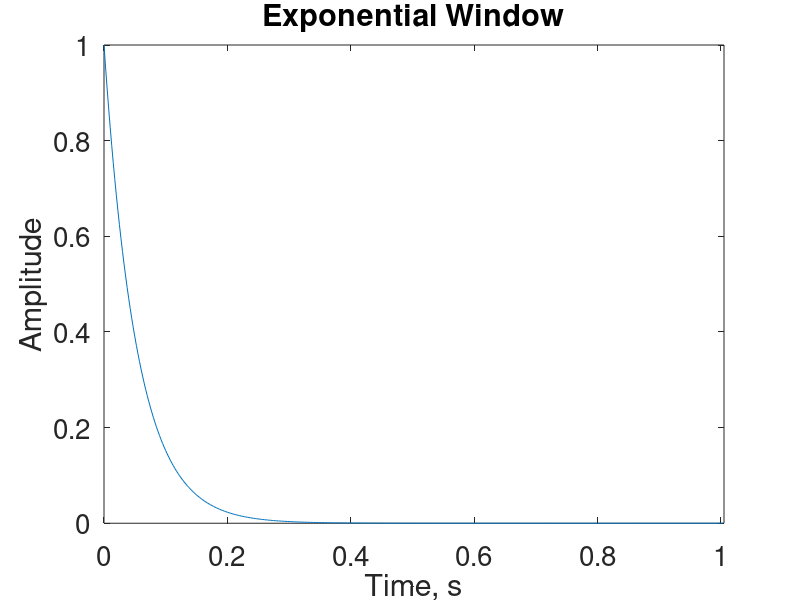
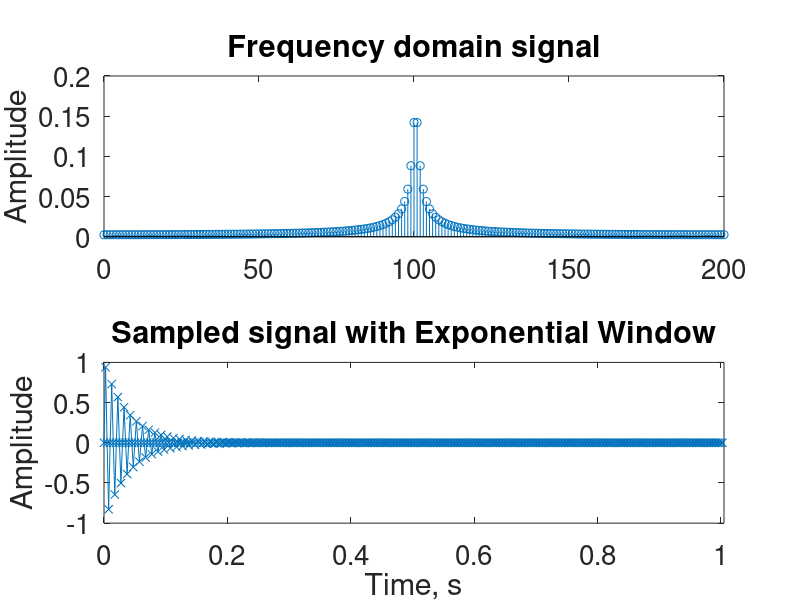
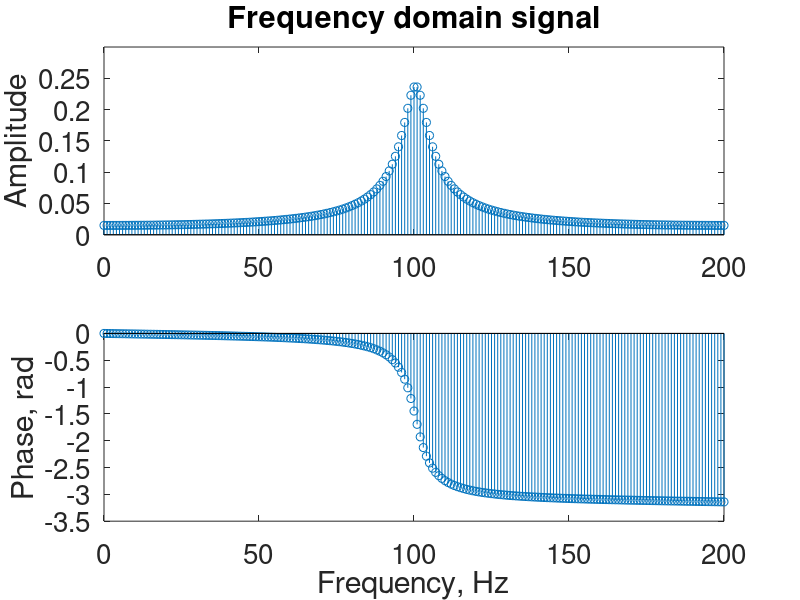

Source code (MATLAB) for these figures, in order:
clear 
clc
close all

% Signal caracteristics
amp = 1;   % signal amplitude [-]
frq = 100; % signal frequency [Hz]
phi = 0; 
f1 = @(t) amp*sin(2*pi*frq*t-phi);


%% 1
% Sampling parameters
Fs = 400 ; % Sampling frequency [Hz]
Dt = 1/Fs; % Sampling period [s]
T = 1.0;   % Sampling duration [s]
Lf = T/Dt; % Number of sampling points
Df = Fs/Lf;% Frequency increment [Hz]
t = (0:Lf-1)*Dt; % Time vector

% Plot sampling points
nfig=1;
plot(t, f1(t),"-x")
    title("Sampled signal");
    ylabel("Amplitude");
    xlabel("Time, s");
    ylim([-1.5 1.5]);
    set(gca,"Fontsize", 20);

% FFT
F1 = fft(f1(t))/Lf;           % scale for number of sampling points
f  = linspace(0,Fs/2,Lf/2+1); % frequency vector, cut mirrored part, up to Nyquist freq
F1 = 2*F1(1:length(f));       % double the power of spectrum

% RMS
rms1 = sqrt(sum(abs(F1).^2)/2);

% Plot Spectrum
nfig=nfig+1;
figure(nfig);
subplot(2,1,1)
    stem(f, abs(F1(1:length(f))));
    title("Frequency domain signal");
    ylabel("Amplitude");
    ylim([0 2]);
    set(gca,"Fontsize", 20);
subplot(2,1,2)
    stem(f, angle(F1(1:length(f))));
    ylabel("Phase, rad");
    xlabel("Frequency, Hz");
    set(gca,"Fontsize", 20);

    
%%%%%%%%%%%%%%%%%%%%%%%%%%%%%%%%%%%%%%%%%%%%%%%%%%%%%%%%%%%%%%%%%%%%%%%%%%%%%%%%%%%%%%%%%%%%%%%%%%%%%%%
%%%%%%%%%%%%%%%%%%%%%%%%%%%%%%%%%%%%%%%%%%%%%%%%%%%%%%%%%%%%%%%%%%%%%%%%%%%%%%%%%%%%%%%%%%%%%%%%%%%%%%%
%% 2
% Sampling parameters
Fs = 400 ; % Sampling frequency [Hz]
Dt = 1/Fs; % Sampling period [s]
T = 0.25;   % Sampling duration [s]
Lf = T/Dt; % Number of sampling points
Df = Fs/Lf;% Frequency increment [Hz]
t = (0:Lf-1)*Dt; % Time vector

% Plot sampling points
nfig=1;
plot(t, f1(t),"x")
    title("Sampled signal");
    ylabel("Amplitude");
    xlabel("Time, s");
    set(gca,"Fontsize", 20);

% FFT
F1 = fft(f1(t))/Lf;          % scale for number of sampling points
f  = linspace(0,Fs/2,Lf/2+1); % frequency vector, cut mirrored part, up to Nyquist freq
F1 = 2*F1(1:length(f));      % double the power of spectrum

% RMS
rms2 = sqrt(sum(abs(F1).^2)/2);

% Plot Spectrum
nfig=nfig+1;
figure(nfig);
subplot(2,1,1)
    stem(f, abs(F1(1:length(f))));
    title("Frequency domain signal");
    ylabel("Amplitude");
    ylim([0 2]);
    set(gca,"Fontsize", 20);
subplot(2,1,2)
    stem(f, angle(F1(1:length(f))));
    ylabel("Phase, rad");
    xlabel("Frequency, Hz");
    set(gca,"Fontsize", 20);

    
%%%%%%%%%%%%%%%%%%%%%%%%%%%%%%%%%%%%%%%%%%%%%%%%%%%%%%%%%%%%%%%%%%%%%%%%%%%%%%%%%%%%%%%%%%%%%%%%%%%%%%%
%%%%%%%%%%%%%%%%%%%%%%%%%%%%%%%%%%%%%%%%%%%%%%%%%%%%%%%%%%%%%%%%%%%%%%%%%%%%%%%%%%%%%%%%%%%%%%%%%%%%%%%
%% 3
% Sampling parameters
Fs = 400 ; % Sampling frequency [Hz]
Dt = 1/Fs; % Sampling period [s]
T = 0.255;   % Sampling duration [s]
Lf = T/Dt; % Number of sampling points
Df = Fs/Lf;% Frequency increment [Hz]
t = (0:Lf-1)*Dt; % Time vector

% Plot sampling points
nfig=1;
plot(t, f1(t),"x")
    title("Sampled signal");
    ylabel("Amplitude");
    xlabel("Time, s");
    set(gca,"Fontsize", 20);

% FFT
F1 = fft(f1(t))/Lf;           % scale for number of sampling points
f  = linspace(0,Fs/2,Lf/2+1); % frequency vector, cut mirrored part, up to Nyquist freq
F1 = 2*F1(1:length(f));       % double the power of spectrum

% RMS
rms3 = sqrt(sum(abs(F1).^2)/2);

% Half-power Bandwidth
[pks,locs] = findpeaks(abs(F1));  % find the peak
above_peak = (f>=f(locs));        % helps find the half-power frq from de decay after the peak
half_power_frq = interp1(abs(F1(above_peak)), f(above_peak), pks/sqrt(2)); % interpolate to find the frq
bw = 2*(half_power_frq - f(locs)); % compute the bandwidth
eta3 = bw/f(locs);                 % estimate the damping

% Plot Spectrum
nfig=nfig+1;
figure(nfig);
subplot(2,1,1)
    stem(f, abs(F1));
    title("Frequency domain signal");
    ylabel("Amplitude");
    ylim([0 1]);
    set(gca,"Fontsize", 20);
subplot(2,1,2)
    stem(f, angle(F1(1:length(f))));
    ylabel("Phase, rad");
    xlabel("Frequency, Hz");
    set(gca,"Fontsize", 20);
    
    
%%%%%%%%%%%%%%%%%%%%%%%%%%%%%%%%%%%%%%%%%%%%%%%%%%%%%%%%%%%%%%%%%%%%%%%%%%%%%%%%%%%%%%%%%%%%%%%%%%%%%%%
%%%%%%%%%%%%%%%%%%%%%%%%%%%%%%%%%%%%%%%%%%%%%%%%%%%%%%%%%%%%%%%%%%%%%%%%%%%%%%%%%%%%%%%%%%%%%%%%%%%%%%%
%% 4
% Sampling parameters
Fs = 400 ; % Sampling frequency [Hz]
Dt = 1/Fs; % Sampling period [s]
T = 0.25;   % Sampling duration [s]
Lf = T/Dt; % Number of sampling points
Df = Fs/Lf;% Frequency increment [Hz]
t = (0:Lf-1)*Dt; % Time vector

% Zero-padding
signal = [f1(t) zeros(1, 300)];
Lf = length(signal); % Number of sampling points
t = (0:Lf-1)*Dt;     % update time vector

% Plot sampling points
nfig=1;
plot(t, signal, "-x")
    title("Sampled signal with zero-padding");
    ylabel("Amplitude");
    xlabel("Time, s");
    ylim([-1.5 1.5]);
    set(gca,"Fontsize", 20);

% FFT
F1 = fft(signal)/Lf;           % scale for number of sampling points
f  = linspace(0,Fs/2,Lf/2+1);  % frequency vector, cut mirrored part, up to Nyquist freq
F1 = 2*F1(1:length(f));        % double the power of spectrum

% RMS
rms4 = sqrt(sum(abs(F1).^2)/2);
rms4_t = rms(signal);           % calculate the rms value in the time domain

% Half-power Bandwidth
[pks,locs] = findpeaks(abs(F1), 'minpeakheight', 0.1);  % find the peak
above_peak = (f>=f(locs));         % helps find the half-power frq from de decay after the peak
half_power_frq = interp1(abs(F1(above_peak)), f(above_peak), pks/sqrt(2)); % interpolate to find the frq
bw = 2*(half_power_frq - f(locs)); % compute the bandwidth
eta4 = bw/f(locs);                 % estimate the damping

% Plot Spectrum
nfig=nfig+1;
figure(nfig);
subplot(2,1,1)
    stem(f, abs(F1(1:length(f))));
    title("Frequency domain signal");
    ylabel("Amplitude");
    set(gca,"Fontsize", 20);
subplot(2,1,2)
    stem(f, angle(F1(1:length(f))));
    ylabel("Phase, rad");
    xlabel("Frequency, Hz");
    set(gca,"Fontsize", 20);

%%%%%%%%%%%%%%%%%%%%%%%%%%%%%%%%%%%%%%%%%%%%%%%%%%%%%%%%%%%%%%%%%%%%%%%%%%%%%%%%%%%%%%%%%%%%%%%%%%%%%%%
%%%%%%%%%%%%%%%%%%%%%%%%%%%%%%%%%%%%%%%%%%%%%%%%%%%%%%%%%%%%%%%%%%%%%%%%%%%%%%%%%%%%%%%%%%%%%%%%%%%%%%%
%% 5
% Signal caracteristics
amp = 1;   % signal amplitude [-]
frq = 20; % signal frequency [Hz]
f1 = @(t) amp*sin(2*pi*frq*t);

% Sampling parameters
Fs = 400 ; % Sampling frequency [Hz]
Dt = 1/Fs; % Sampling period [s]
T = 20*0.255;   % Sampling duration [s]
Lf = T/Dt; % Number of sampling points
Df = Fs/Lf;% Frequency increment [Hz]
t = (0:Lf-1)*Dt; % Time vector

% Plot sampling points
nfig=1;
plot(t, f1(t),"-x")
    title("Sampled signal");
    ylabel("Amplitude");
    xlabel("Time, s");
    xlim([0 T]);
    ylim([-1.5 1.5]);
    set(gca,"Fontsize", 20);

% FFT
F1 = fft(f1(t))/Lf;           % scale for number of sampling points
f  = linspace(0,Fs/2,Lf/2+1); % frequency vector, cut mirrored part, up to Nyquist freq
F1 = 2*F1(1:length(f));       % double the power of spectrum

% RMS
rms5 = sqrt(sum(abs(F1).^2)/2);

% Half-power Bandwidth
[pks,locs] = findpeaks(abs(F1), 'minpeakheight', 0.1);  % find the peak
above_peak = (f>=f(locs));         % helps find the half-power frq from de decay after the peak
half_power_frq = interp1(abs(F1(above_peak)), f(above_peak), pks/sqrt(2)); % interpolate to find the frq
bw = 2*(half_power_frq - f(locs)); % compute the bandwidth
eta5 = bw/f(locs);                 % estimate the damping

% Plot Spectrum
nfig=nfig+1;
figure(nfig);
subplot(2,1,1)
    stem(f, abs(F1(1:length(f))));
    title("Frequency domain signal");
    ylabel("Amplitude");
    ylim([0 1.5]);
    set(gca,"Fontsize", 20);
subplot(2,1,2)
    stem(f, angle(F1(1:length(f))));
    ylabel("Phase, rad");
    xlabel("Frequency, Hz");
    ylim([-pi pi]);
    set(gca,"Fontsize", 20);
 
%%%%%%%%%%%%%%%%%%%%%%%%%%%%%%%%%%%%%%%%%%%%%%%%%%%%%%%%%%%%%%%%%%%%%%%%%%%%%%%%%%%%%%%%%%%%%%%%%%%%%%%
%%%%%%%%%%%%%%%%%%%%%%%%%%%%%%%%%%%%%%%%%%%%%%%%%%%%%%%%%%%%%%%%%%%%%%%%%%%%%%%%%%%%%%%%%%%%%%%%%%%%%%%
%% 6
% Signal caracteristics
amp = 1;   % signal amplitude [-]
frq = 100; % signal frequency [Hz]
f1 = @(t) amp*sin(2*pi*frq*t);

% Sampling parameters
Fs = 400 ; % Sampling frequency [Hz]
Dt = 1/Fs; % Sampling period [s]
T = 0.255;   % Sampling duration [s]
Lf = T/Dt; % Number of sampling points
Df = Fs/Lf;% Frequency increment [Hz]
t = (0:Lf-1)*Dt; % Time vector

% Hann Window
windowed = hann(Lf)'.*f1(t);

ECF6 = 1/rms(hann(Lf));  % Window Energy Correction Factor
% ECF = sqrt(8/3);         % Continuous Hann Window
ACF6 = 1/mean(hann(Lf)); % Window Amplitude Correction Factor

% Plot window shape
nfig=1;
figure(nfig);
plot(t,hann(Lf));
    title("Hann Window");
    ylabel("Amplitude");
    xlabel("Time, s");
    xlim([0 T]);
    set(gca,"Fontsize", 20);

% Plot sampling points
nfig=nfig+1;
figure(nfig);
plot(t, windowed,"-x")
    title("Sampled signal with Hann Window");
    ylabel("Amplitude");
    xlabel("Time, s");
    xlim([0 T]);
    ylim([-1.5 1.5]);
    set(gca,"Fontsize", 20);

% FFT
F1 = fft(windowed)/Lf;  % scale for number of sampling points
f  = linspace(0,Fs/2,Lf/2+1);   % frequency vector, cut mirrored part, up to Nyquist freq
F1 = 2*F1(1:length(f));         % double the power of spectrum
F1 = ECF6.*F1;             % scale for hann window

% RMS
rms6 = sqrt(sum(abs(F1).^2)/2);

% Half-power Bandwidth
[pks,locs] = findpeaks(abs(F1), 'minpeakheight', 0.1);  % find the peak
above_peak = (f>=f(locs));        % helps find the half-power frq from de decay after the peak
half_power_frq = interp1(abs(F1(above_peak)), f(above_peak), pks/sqrt(2)); % interpolate to find the frq
bw = 2*(half_power_frq - f(locs)); % compute the bandwidth
eta6 = bw/f(locs);                  % estimate the damping

% Plot Spectrum
nfig=nfig+1;
figure(nfig);
subplot(2,1,1)
    stem(f, abs(F1(1:length(f))));
    title("Frequency domain signal");
    ylabel("Amplitude");
    ylim([0 1]);
    set(gca,"Fontsize", 20);
subplot(2,1,2)
    stem(f, angle(F1(1:length(f))));
    ylabel("Phase, rad");
    xlabel("Frequency, Hz");
    ylim([-pi pi]);
    set(gca,"Fontsize", 20);
    
%%%%%%%%%%%%%%%%%%%%%%%%%%%%%%%%%%%%%%%%%%%%%%%%%%%%%%%%%%%%%%%%%%%%%%%%%%%%%%%%%%%%%%%%%%%%%%%%%%%%%%%
%%%%%%%%%%%%%%%%%%%%%%%%%%%%%%%%%%%%%%%%%%%%%%%%%%%%%%%%%%%%%%%%%%%%%%%%%%%%%%%%%%%%%%%%%%%%%%%%%%%%%%%
%% 7
% Signal caracteristics
amp = 1;   % signal amplitude [-]
frq = 100; % signal frequency [Hz]
f1 = @(t) amp*sin(2*pi*frq*t);

% Sampling parameters
Fs = 400 ; % Sampling frequency [Hz]
Dt = 1/Fs; % Sampling period [s]
T = 1.006;   % Sampling duration [s]
Lf = T/Dt; % Number of sampling points
Df = Fs/Lf;% Frequency increment [Hz]
t = (0:Lf-1)*Dt; % Time vector

% Exponential Window
zeta = 0.03;
expwin = exp(-zeta*2*pi*frq*t);
windowed = expwin.*f1(t);

ECF7 = 1/rms(expwin);  % Window Energy Correction Factor
ACF7 = 1/mean(expwin); % Window Amplitude Correction Factor

% Plot window shape
nfig=1;
figure(nfig);
plot(t,expwin);
    title("Exponential Window");
    ylabel("Amplitude");
    xlabel("Time, s");
    xlim([0 T]);
    set(gca,"Fontsize", 20);

% Plot sampling points
nfig=nfig+1;
figure(nfig);
plot(t, windowed,"-x")
    title("Sampled signal with Exponential Window");
    ylabel("Amplitude");
    xlabel("Time, s");
    xlim([0 T]);
    set(gca,"Fontsize", 20);   

% FFT
F1 = fft(windowed)/Lf;  % scale for number of sampling points
f  = linspace(0,Fs/2,Lf/2+1);   % frequency vector, cut mirrored part, up to Nyquist freq
F1 = 2*F1(1:length(f));         % double the power of spectrum
F1 = ECF7.*F1;                  % scale for window

% RMS
rms7 = sqrt(sum(abs(F1).^2)/2);

% Half-power Bandwidth
[pks,locs] = findpeaks(abs(F1), 'minpeakheight', 0.1);  % find the peak
above_peak = (f>=f(locs));         % helps find the half-power frq from de decay after the peak
half_power_frq = interp1(abs(F1(above_peak)), f(above_peak), pks/sqrt(2)); % interpolate to find the frq
bw = 2*(half_power_frq - f(locs)); % compute the bandwidth
eta7 = bw/f(locs);                 % estimate the damping

% Plot Spectrum
nfig=nfig+1;
figure(nfig);
subplot(2,1,1)
    stem(f, abs(F1(1:length(f))));
    title("Frequency domain signal");
    ylabel("Amplitude");
    ylim([0 1]);
    set(gca,"Fontsize", 20);
subplot(2,1,2)
    stem(f, angle(F1(1:length(f))));
    ylabel("Phase, rad");
    xlabel("Frequency, Hz");
    set(gca,"Fontsize", 20);

%%%%%%%%%%%%%%%%%%%%%%%%%%%%%%%%%%%%%%%%%%%%%%%%%%%%%%%%%%%%%%%%%%%%%%%%%%%%%%%%%%%%%%%%%%%%%%%%%%%%%%%
%%%%%%%%%%%%%%%%%%%%%%%%%%%%%%%%%%%%%%%%%%%%%%%%%%%%%%%%%%%%%%%%%%%%%%%%%%%%%%%%%%%%%%%%%%%%%%%%%%%%%%%
%% 8 - Without Window
% Signal caracteristics
amp = 1;    % signal amplitude [-]
frq = 100;  % signal frequency [Hz]
eta = 0.01; % hysteretic damping
f1 = @(t) amp*sin(2*pi*frq*t).*exp(-eta*2*pi*frq*t);

% Sampling parameters
Fs = 400 ; % Sampling frequency [Hz]
Dt = 1/Fs; % Sampling period [s]
T = 1.005;   % Sampling duration [s]
Lf = T/Dt; % Number of sampling points
Df = Fs/Lf;% Frequency increment [Hz]
t = (0:Lf-1)*Dt; % Time vector

% Plot sampling points
nfig=1;
figure(nfig);
plot(t, f1(t),"-x")
    title("Sampled Signal with Hysteretic Damping");
    ylabel("Amplitude");
    xlabel("Time, s");
    xlim([0 T]);
    set(gca,"Fontsize", 20);   

% FFT
F1 = fft(f1(t))/Lf;             % scale for number of sampling points
f  = linspace(0,Fs/2,Lf/2+1);   % frequency vector, cut mirrored part, up to Nyquist freq
F1 = 2*F1(1:length(f));         % double the power of spectrum

% RMS
rms8 = sqrt(sum(abs(F1).^2)/2);

% Half-power Bandwidth
[pks,locs] = findpeaks(abs(F1), 'minpeakheight', 0.1);  % find the peak
above_peak = (f>=f(locs));         % helps find the half-power frq from de decay after the peak
half_power_frq = interp1(abs(F1(above_peak)), f(above_peak), pks/sqrt(2)); % interpolate to find the frq
bw = 2*(half_power_frq - f(locs)); % compute the bandwidth
eta8 = bw/f(locs);                 % estimate the damping

% Plot Spectrum
nfig=nfig+1;
figure(nfig);
subplot(2,1,1)
    stem(f, abs(F1(1:length(f))));
    title("Frequency domain signal");
    ylabel("Amplitude");
    ylim([0 0.2]);
    set(gca,"Fontsize", 20);
subplot(2,1,2)
    stem(f, angle(F1(1:length(f))));
    ylabel("Phase, rad");
    xlabel("Frequency, Hz");
    set(gca,"Fontsize", 20);
    
%%%%%%%%%%%%%%%%%%%%%%%%%%%%%%%%%%%%%%%%%%%%%%%%%%%%%%%%%%%%%%%%%%%%%%%%%%%%%%%%%%%%%%%%%%%%%%%%%%%%%%%
%%%%%%%%%%%%%%%%%%%%%%%%%%%%%%%%%%%%%%%%%%%%%%%%%%%%%%%%%%%%%%%%%%%%%%%%%%%%%%%%%%%%%%%%%%%%%%%%%%%%%%%
%% 8 - With Window
% Signal caracteristics
amp = 1;    % signal amplitude [-]
frq = 100;  % signal frequency [Hz]
eta = 0.01; % hysteretic damping
f1 = @(t) amp*sin(2*pi*frq*t).*exp(-eta*2*pi*frq*t);

% Sampling parameters
Fs = 400 ; % Sampling frequency [Hz]
Dt = 1/Fs; % Sampling period [s]
T = 1.005;   % Sampling duration [s]
Lf = T/Dt; % Number of sampling points
Df = Fs/Lf;% Frequency increment [Hz]
t = (0:Lf-1)*Dt; % Time vector

% Exponential Window
zeta = 0.03;
expwin = exp(-zeta*2*pi*frq*t);
windowed = expwin.*f1(t);

ECF8 = 1/rms(expwin);  % Window Energy Correction Factor
ACF8 = 1/mean(expwin); % Window Amplitude Correction Factor

% Plot window shape
nfig=1;
figure(nfig);
plot(t,expwin);
    title("Exponential Window");
    ylabel("Amplitude");
    xlabel("Time, s");
    xlim([0 T]);
    set(gca,"Fontsize", 20);

% Plot sampling points
nfig=nfig+1;
figure(nfig);
plot(t, windowed,"-x")
    title("Sampled signal with Exponential Window");
    ylabel("Amplitude");
    xlabel("Time, s");
    xlim([0 T]);
    set(gca,"Fontsize", 20);   

% FFT
F1 = fft(windowed)/Lf;          % scale for number of sampling points
f  = linspace(0,Fs/2,Lf/2+1);   % frequency vector, cut mirrored part, up to Nyquist freq
F1 = 2*F1(1:length(f));         % double the power of spectrum
F1 = ECF8.*F1;                  % scale for window

% RMS
rms8b = sqrt(sum(abs(F1).^2)/2);
rms8b_t = rms(f1(t));           % calculate the rms value in the time domain

% Half-power Bandwidth
[pks,locs] = findpeaks(abs(F1), 'minpeakheight', 0.1);  % find the peak
above_peak = (f>=f(locs));         % helps find the half-power frq from de decay after the peak
half_power_frq = interp1(abs(F1(above_peak)), f(above_peak), pks/sqrt(2)); % interpolate to find the frq
bw = 2*(half_power_frq - f(locs)); % compute the bandwidth
eta8b = bw/f(locs);                 % estimate the damping

% Plot Spectrum
nfig=nfig+1;
figure(nfig);
subplot(2,1,1)
    stem(f, abs(F1(1:length(f))));
    title("Frequency domain signal");
    ylabel("Amplitude");
    ylim([0 0.3]);
    set(gca,"Fontsize", 20);
subplot(2,1,2)
    stem(f, angle(F1(1:length(f))));
    ylabel("Phase, rad");
    xlabel("Frequency, Hz");
    set(gca,"Fontsize", 20);

